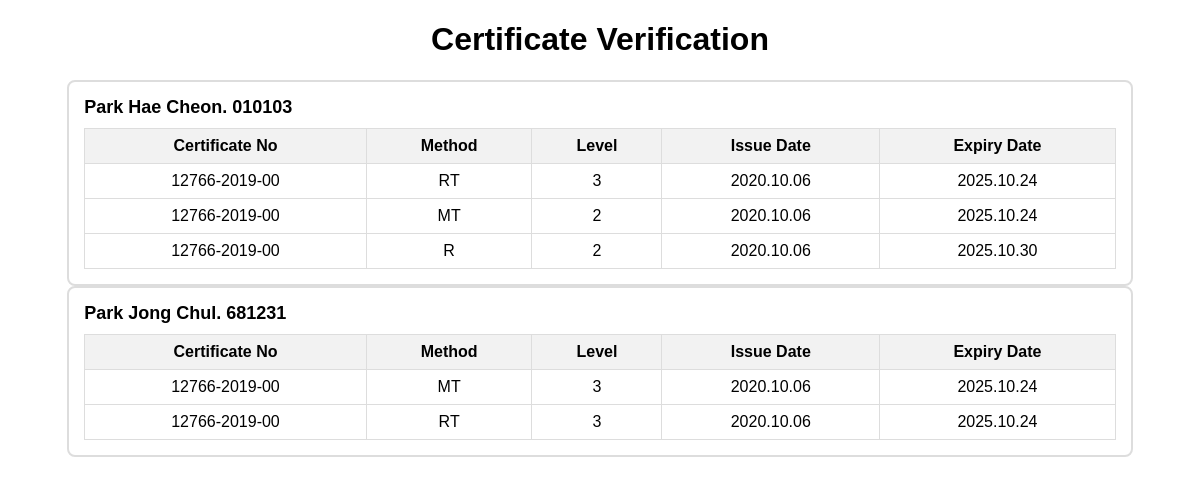
Before: / with the older database file.
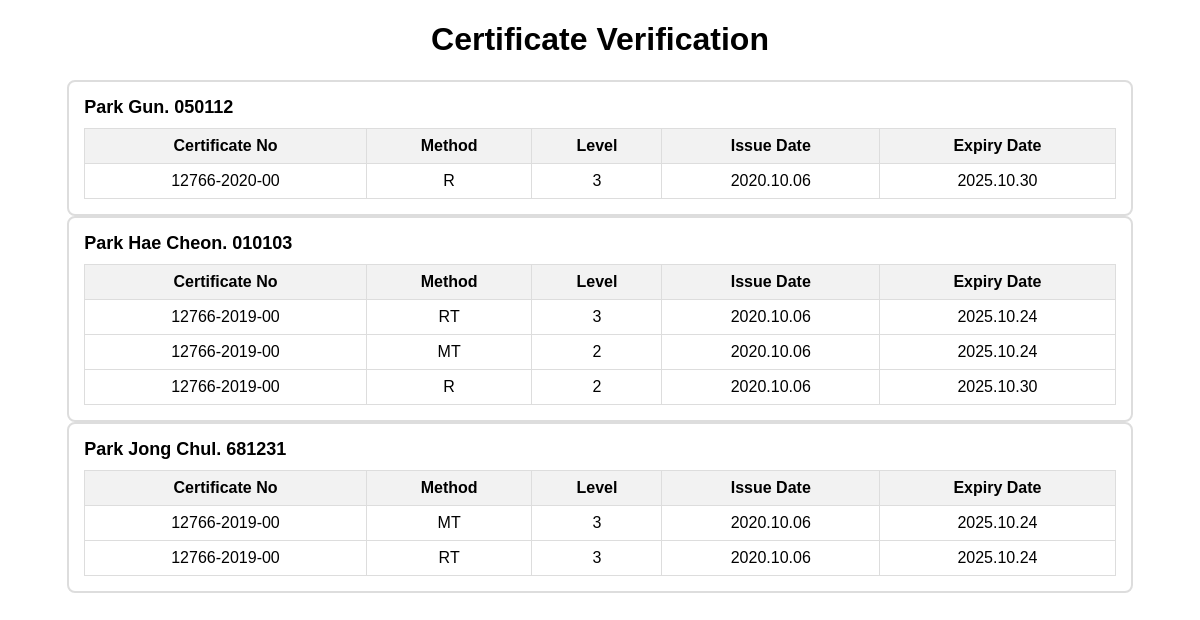
After: the same page with the newer database file.
### tables this page shows
CREATE TABLE certification (
    id INTEGER PRIMARY KEY AUTOINCREMENT,
    name TEXT NOT NULL,
    birth TEXT NOT NULL,
    certificate_no TEXT NOT NULL,
    method TEXT NOT NULL,
    level TEXT NOT NULL,
    issue_date TEXT NOT NULL,
    expiry_date TEXT NOT NULL
);

### name_grouping.py (the view)
@app.route('/')
def certificate_list():
    grouped_data = get_certifications()  # DB에서 데이터 가져오기
    return render_template("output_now.html", grouped_data=grouped_data)

### name_grouping.py (called while the page is built)
def get_certifications():
    conn = sqlite3.connect("certification.db")
    cursor = conn.cursor()
    cursor.execute('''
        SELECT name, birth, certificate_no, method, level, issue_date, expiry_date
        FROM certification
        ORDER BY name, birth
    ''')
    rows = cursor.fetchall()
    conn.close()
    grouped_data = {}
    for row in rows:
        name, birth, certificate_no, method, level, issue_date, expiry_date = row
        key = (name, birth)  # 이름과 생년월일을 기준으로 그룹화
        if key not in grouped_data:
            grouped_data[key] = []
        grouped_data[key].append({
            "certificate_no": certificate_no,
            "method": method,
            "level": level,
            "issue_date": issue_date,
            "expiry_date": expiry_date
        })
    return grouped_data

### templates/output_now.html (shortened to what this page needs)
<!DOCTYPE html>
<html lang="ko">
<head>
</head>
<body>
    <div class="container">
        <h1>Certificate Verification</h1>
        {% for (name, dob), certificates in grouped_data.items() %}
        <div class="person-section">
            <div class="person-header">
                {{ name }}. {{ dob }}
            </div>
            <table>
                <thead>
                    <tr>
                        <th>Certificate No</th>
                        <th>Method</th>
                        <th>Level</th>
                        <th>Issue Date</th>
                        <th>Expiry Date</th>
                    </tr>
                </thead>
                <tbody>
                    {% for cert in certificates %}
                    <tr>
                        <td>{{ cert['certificate_no'] }}</td>
                        <td>{{ cert['method'] }}</td>
                        <td>{{ cert['level'] }}</td>
                        <td>{{ cert['issue_date'] }}</td>
                        <td>{{ cert['expiry_date'] }}</td>
                    </tr>
                    {% endfor %}
                </tbody>
            </table>
        </div>
        {% endfor %}
    </div>
</body>
</html>

### templates/output_now.html (style rules this page uses)
body { font-family: Arial, sans-serif; }
.container { width: 90%; margin: 20px auto; text-align: center; }
.person-section { padding: 15px; border: 2px solid #ddd; border-radius: 8px; text-align: left; overflow-x: auto; }
.person-header { font-size: 18px; font-weight: bold; margin-bottom: 10px; }
table { width: 100%; border-collapse: collapse; margin-top: 10px; }
th, td { border: 1px solid #ddd; padding: 8px; text-align: center; }
th { background-color: #f2f2f2; }

Changed rows visible on the page:
added certification: grouped_data "Park Gun", grouped_data "050112", certificate_no "12766-2020-00", method "R", level "3", issue_date "2020.10.06", expiry_date "2025.10.30"
Other visible differences:
new list line: ". Certificate No Method Level Issue Date Expiry Date"
